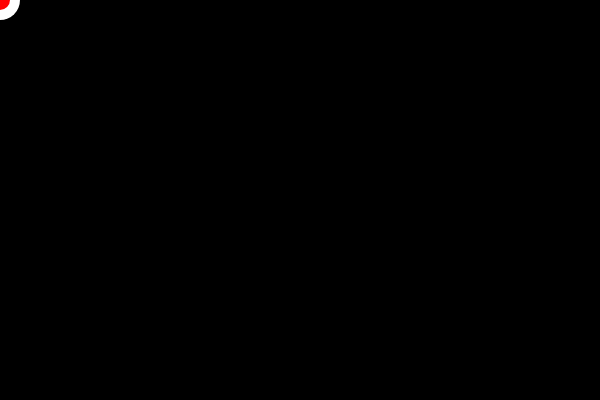
Frame 1 (no input)
Frame 60 (no input): identical to frame 1, image omitted
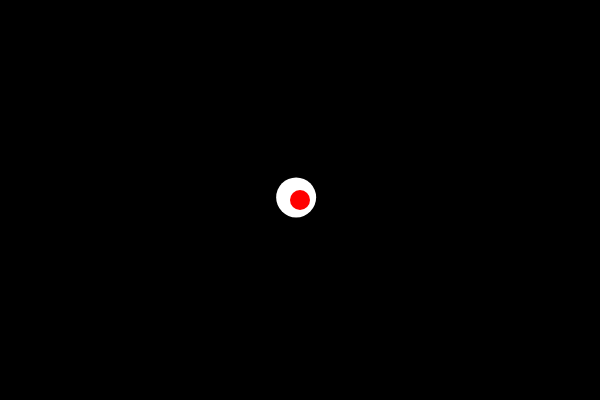
Frame 120 (the mouse pressed at the canvas centre since frame 60)

The p5.js sketch that drew these frames (run headless with seeded random() and noise() and a simulated clock; from frame 60 on, the mouse is pressed at the canvas centre):

// p5.js sketch
// ── sketch.js
var x = 0;
var y = 0;
var easing = 0.07;

function setup() {
  createCanvas(600, 400);
  background(0);
  noStroke();
}

function draw() {
  background(0);
  fill(255);
  var targetX = mouseX;
  x += (targetX - x) * easing;
  var targetY = mouseY;
  y += (targetY - y) * easing;
  ellipse(x, y, 40, 40);
  fill(255, 0, 0);
  ellipse(mouseX, mouseY, 20, 20);
}
